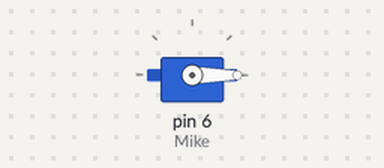
The sketch below on a simulated Arduino Uno, built with avr-gcc and run on an emulated ATmega328P. Parts: servo.

Above: at 0.05 s.
At 3.0 s:
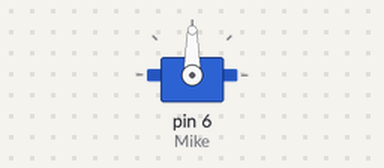
At 6.0 s:
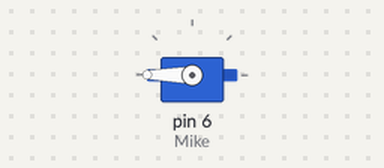
Timing chart, 0 to 7.8 s (numbered marks = the images above):
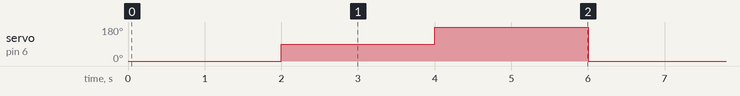

The sketch:

Servo_Test.ino
```cpp
#include <Servo.h>
Servo Mike;
long userInput;


void setup() {
  Mike.attach(6);
  Serial.begin(9600);

}

void loop() {
  Mike.write(0);
  delay(2000);
  Mike.write(90);
  delay(2000);
  Mike.write(180);
  delay(2000);

}
```

Measured:
- by itself, servo on pin 6 (Mike): repeats every 6.0 s: 180° 2.0 s, 0° 2.0 s, 90° 2.0 s
